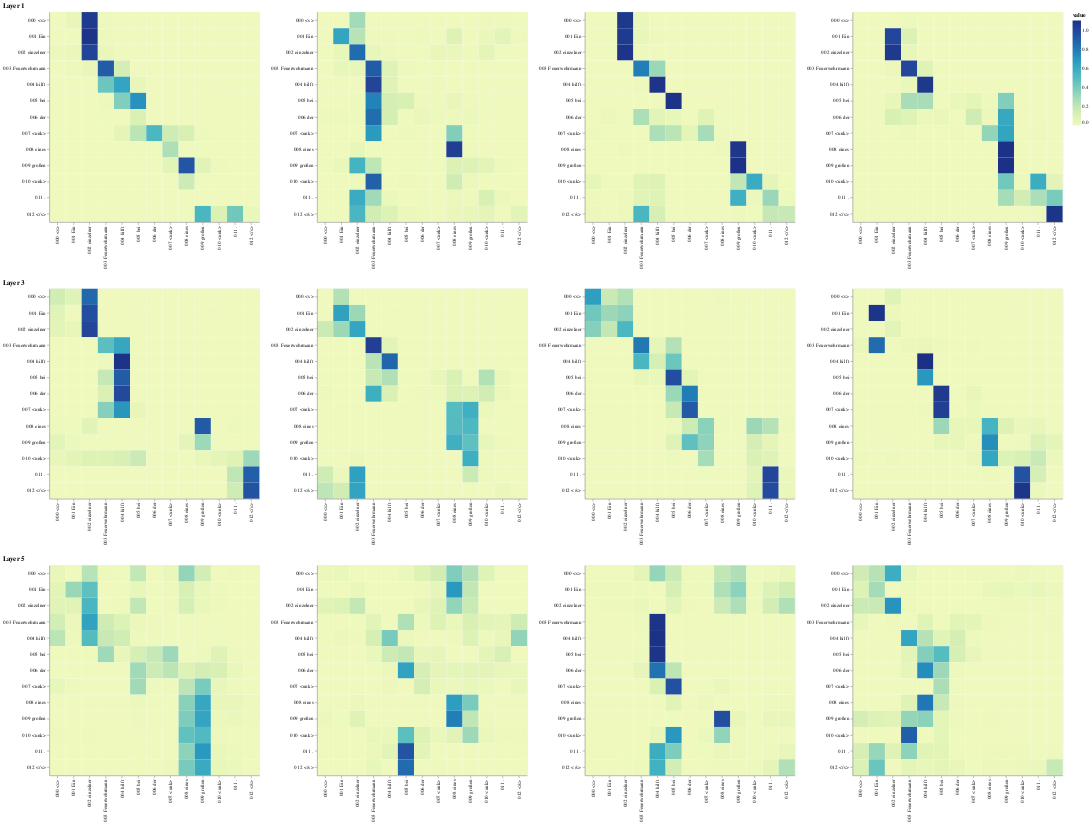

Notebook code for this chart:
### Markdown cell above
## Encoder Self Attention

### Code cell
def viz_encoder_self():
    model, example_data = run_model_example(n_examples=1)
    example = example_data[
        len(example_data) - 1
    ]  # batch object for the final example

    layer_viz = [
        visualize_layer(
            model, layer, get_encoder, len(example[1]), example[1], example[1]
        )
        for layer in range(6)
    ]
    return alt.hconcat(
        layer_viz[0]
        # & layer_viz[1]
        & layer_viz[2]
        # & layer_viz[3]
        & layer_viz[4]
        # & layer_viz[5]
    )


show_example(viz_encoder_self)

### Figure 1 — Vega-Lite specification as saved in the notebook (floating-point values rounded to 4 significant figures; data arrays with more than 128 entries replaced by an {"elided": "..."} marker saying what was removed)
{"config": {"view": {"continuousWidth": 400, "continuousHeight": 300}}, "hconcat": [{"vconcat": [{"hconcat": [{"data": {"name": "data-72b8976b25c6da9da410f14f3b12d776"}, "mark": "rect", "encoding": {"color": {"field": "value", "type": "quantitative"}, "tooltip": [{"field": "row", "type": "quantitative"}, {"field": "column", "type": "quantitative"}, {"field": "value", "type": "quantitative"}, {"field": "row_token", "type": "nominal"}, {"field": "col_token", "type": "nominal"}], "x": {"axis": {"title": ""}, "field": "col_token", "type": "nominal"}, "y": {"axis": {"title": ""}, "field": "row_token", "type": "nominal"}}, "height": 400, "selection": {"selector002": {"type": "interval", "bind": "scales", "encodings": ["x", "y"]}}, "width": 400}, {"data": {"name": "data-c7eb26b4747799ae3f5147ef8d5ec384"}, "mark": "rect", "encoding": {"color": {"field": "value", "type": "quantitative"}, "tooltip": [{"field": "row", "type": "quantitative"}, {"field": "column", "type": "quantitative"}, {"field": "value", "type": "quantitative"}, {"field": "row_token", "type": "nominal"}, {"field": "col_token", "type": "nominal"}], "x": {"axis": {"title": ""}, "field": "col_token", "type": "nominal"}, "y": {"axis": {"title": ""}, "field": "row_token", "type": "nominal"}}, "height": 400, "selection": {"selector004": {"type": "interval", "bind": "scales", "encodings": ["x", "y"]}}, "width": 400}, {"data": {"name": "data-f0ddd9f2e129dcb412044d7d07558470"}, "mark": "rect", "encoding": {"color": {"field": "value", "type": "quantitative"}, "tooltip": [{"field": "row", "type": "quantitative"}, {"field": "column", "type": "quantitative"}, {"field": "value", "type": "quantitative"}, {"field": "row_token", "type": "nominal"}, {"field": "col_token", "type": "nominal"}], "x": {"axis": {"title": ""}, "field": "col_token", "type": "nominal"}, "y": {"axis": {"title": ""}, "field": "row_token", "type": "nominal"}}, "height": 400, "selection": {"selector006": {"type": "interval", "bind": "scales", "encodings": ["x", "y"]}}, "width": 400}, {"data": {"name": "data-1d0640a9227bec2682c35bba26954d47"}, "mark": "rect", "encoding": {"color": {"field": "value", "type": "quantitative"}, "tooltip": [{"field": "row", "type": "quantitative"}, {"field": "column", "type": "quantitative"}, {"field": "value", "type": "quantitative"}, {"field": "row_token", "type": "nominal"}, {"field": "col_token", "type": "nominal"}], "x": {"axis": {"title": ""}, "field": "col_token", "type": "nominal"}, "y": {"axis": {"title": ""}, "field": "row_token", "type": "nominal"}}, "height": 400, "selection": {"selector008": {"type": "interval", "bind": "scales", "encodings": ["x", "y"]}}, "width": 400}]}, {"vconcat": [{"hconcat": [{"data": {"name": "data-65b2d6d572314ffd6a7921461eba39cc"}, "mark": "rect", "encoding": {"color": {"field": "value", "type": "quantitative"}, "tooltip": [{"field": "row", "type": "quantitative"}, {"field": "column", "type": "quantitative"}, {"field": "value", "type": "quantitative"}, {"field": "row_token", "type": "nominal"}, {"field": "col_token", "type": "nominal"}], "x": {"axis": {"title": ""}, "field": "col_token", "type": "nominal"}, "y": {"axis": {"title": ""}, "field": "row_token", "type": "nominal"}}, "height": 400, "selection": {"selector018": {"type": "interval", "bind": "scales", "encodings": ["x", "y"]}}, "width": 400}, {"data": {"name": "data-5bb4763be7b3152389fc29bd7170225c"}, "mark": "rect", "encoding": {"color": {"field": "value", "type": "quantitative"}, "tooltip": [{"field": "row", "type": "quantitative"}, {"field": "column", "type": "quantitative"}, {"field": "value", "type": "quantitative"}, {"field": "row_token", "type": "nominal"}, {"field": "col_token", "type": "nominal"}], "x": {"axis": {"title": ""}, "field": "col_token", "type": "nominal"}, "y": {"axis": {"title": ""}, "field": "row_token", "type": "nominal"}}, "height": 400, "selection": {"selector020": {"type": "interval", "bind": "scales", "encodings": ["x", "y"]}}, "width": 400}, {"data": {"name": "data-076ecc0074481c306aef73078deecba6"}, "mark": "rect", "encoding": {"color": {"field": "value", "type": "quantitative"}, "tooltip": [{"field": "row", "type": "quantitative"}, {"field": "column", "type": "quantitative"}, {"field": "value", "type": "quantitative"}, {"field": "row_token", "type": "nominal"}, {"field": "col_token", "type": "nominal"}], "x": {"axis": {"title": ""}, "field": "col_token", "type": "nominal"}, "y": {"axis": {"title": ""}, "field": "row_token", "type": "nominal"}}, "height": 400, "selection": {"selector022": {"type": "interval", "bind": "scales", "encodings": ["x", "y"]}}, "width": 400}, {"data": {"name": "data-2f1f5c61859534259ee8d704f02dcecd"}, "mark": "rect", "encoding": {"color": {"field": "value", "type": "quantitative"}, "tooltip": [{"field": "row", "type": "quantitative"}, {"field": "column", "type": "quantitative"}, {"field": "value", "type": "quantitative"}, {"field": "row_token", "type": "nominal"}, {"field": "col_token", "type": "nominal"}], "x": {"axis": {"title": ""}, "field": "col_token", "type": "nominal"}, "y": {"axis": {"title": ""}, "field": "row_token", "type": "nominal"}}, "height": 400, "selection": {"selector024": {"type": "interval", "bind": "scales", "encodings": ["x", "y"]}}, "width": 400}]}], "title": "Layer 3"}, {"vconcat": [{"hconcat": [{"data": {"name": "data-376dea17482fbec287f6d74ce84a2ad1"}, "mark": "rect", "encoding": {"color": {"field": "value", "type": "quantitative"}, "tooltip": [{"field": "row", "type": "quantitative"}, {"field": "column", "type": "quantitative"}, {"field": "value", "type": "quantitative"}, {"field": "row_token", "type": "nominal"}, {"field": "col_token", "type": "nominal"}], "x": {"axis": {"title": ""}, "field": "col_token", "type": "nominal"}, "y": {"axis": {"title": ""}, "field": "row_token", "type": "nominal"}}, "height": 400, "selection": {"selector034": {"type": "interval", "bind": "scales", "encodings": ["x", "y"]}}, "width": 400}, {"data": {"name": "data-51a90955e4dce2374578bef187379813"}, "mark": "rect", "encoding": {"color": {"field": "value", "type": "quantitative"}, "tooltip": [{"field": "row", "type": "quantitative"}, {"field": "column", "type": "quantitative"}, {"field": "value", "type": "quantitative"}, {"field": "row_token", "type": "nominal"}, {"field": "col_token", "type": "nominal"}], "x": {"axis": {"title": ""}, "field": "col_token", "type": "nominal"}, "y": {"axis": {"title": ""}, "field": "row_token", "type": "nominal"}}, "height": 400, "selection": {"selector036": {"type": "interval", "bind": "scales", "encodings": ["x", "y"]}}, "width": 400}, {"data": {"name": "data-a203e48f1f9a3f05428d3f7a103b0bd3"}, "mark": "rect", "encoding": {"color": {"field": "value", "type": "quantitative"}, "tooltip": [{"field": "row", "type": "quantitative"}, {"field": "column", "type": "quantitative"}, {"field": "value", "type": "quantitative"}, {"field": "row_token", "type": "nominal"}, {"field": "col_token", "type": "nominal"}], "x": {"axis": {"title": ""}, "field": "col_token", "type": "nominal"}, "y": {"axis": {"title": ""}, "field": "row_token", "type": "nominal"}}, "height": 400, "selection": {"selector038": {"type": "interval", "bind": "scales", "encodings": ["x", "y"]}}, "width": 400}, {"data": {"name": "data-fb410eef952bd7d4ac40853d08efc9f6"}, "mark": "rect", "encoding": {"color": {"field": "value", "type": "quantitative"}, "tooltip": [{"field": "row", "type": "quantitative"}, {"field": "column", "type": "quantitative"}, {"field": "value", "type": "quantitative"}, {"field": "row_token", "type": "nominal"}, {"field": "col_token", "type": "nominal"}], "x": {"axis": {"title": ""}, "field": "col_token", "type": "nominal"}, "y": {"axis": {"title": ""}, "field": "row_token", "type": "nominal"}}, "height": 400, "selection": {"selector040": {"type": "interval", "bind": "scales", "encodings": ["x", "y"]}}, "width": 400}]}], "title": "Layer 5"}], "title": "Layer 1"}], "$schema": "https://vega.github.io/schema/vega-lite/v4.17.0.json", "datasets": {"data-72b8976b25c6da9da410f14f3b12d776": {"elided": "169 records"}, "data-c7eb26b4747799ae3f5147ef8d5ec384": {"elided": "169 records"}, "data-f0ddd9f2e129dcb412044d7d07558470": {"elided": "169 records"}, "data-1d0640a9227bec2682c35bba26954d47": {"elided": "169 records"}, "data-65b2d6d572314ffd6a7921461eba39cc": {"elided": "169 records"}, "data-5bb4763be7b3152389fc29bd7170225c": {"elided": "169 records"}, "data-076ecc0074481c306aef73078deecba6": {"elided": "169 records"}, "data-2f1f5c61859534259ee8d704f02dcecd": {"elided": "169 records"}, "data-376dea17482fbec287f6d74ce84a2ad1": {"elided": "169 records"}, "data-51a90955e4dce2374578bef187379813": {"elided": "169 records"}, "data-a203e48f1f9a3f05428d3f7a103b0bd3": {"elided": "169 records"}, "data-fb410eef952bd7d4ac40853d08efc9f6": {"elided": "169 records"}}}
